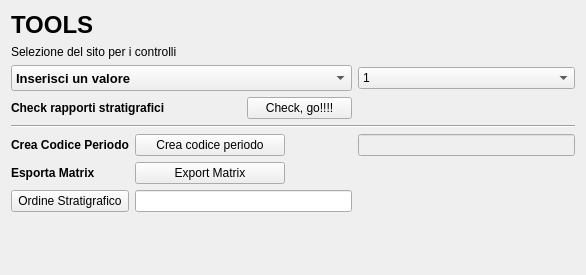
             <widget class="QWidget" name="page">
              <property name="geometry">
               <rect>
                <x>0</x>
                <y>0</y>
                <width>586</width>
                <height>275</height>
               </rect>
              </property>
              <attribute name="label">
               <string>Sistemi di controllo</string>
              </attribute>
              <layout class="QGridLayout" name="gridLayout_20">
               <item row="0" column="0">
                <widget class="QLabel" name="label_36">
                 <property name="font">
                  <font>
                   <pointsize>18</pointsize>
                   <weight>75</weight>
                   <bold>true</bold>
                  </font>
                 </property>
                 <property name="text">
                  <string>TOOLS</string>
                 </property>
                </widget>
               </item>
               <item row="1" column="0" colspan="2">
                <widget class="QLabel" name="label_9">
                 <property name="text">
                  <string>Selezione del sito per i controlli</string>
                 </property>
                </widget>
               </item>
               <item row="2" column="0" colspan="3">
                <widget class="QComboBox" name="comboBox_sito_rappcheck">
                 <property name="enabled">
                  <bool>true</bool>
                 </property>
                 <property name="minimumSize">
                  <size>
                   <width>341</width>
                   <height>26</height>
                  </size>
                 </property>
                 <property name="font">
                  <font>
                   <pointsize>10</pointsize>
                   <weight>75</weight>
                   <bold>true</bold>
                  </font>
                 </property>
                 <property name="mouseTracking">
                  <bool>true</bool>
                 </property>
                 <property name="editable">
                  <bool>false</bool>
                 </property>
                 <property name="maxVisibleItems">
                  <number>99999</number>
                 </property>
                 <property name="maxCount">
                  <number>2147483647</number>
                 </property>
                 <item>
                  <property name="text">
                   <string>Inserisci un valore</string>
                  </property>
                 </item>
                </widget>
               </item>
               <item row="3" column="0" colspan="2">
                <widget class="QLabel" name="label_70">
                 <property name="font">
                  <font>
                   <weight>75</weight>
                   <bold>true</bold>
                  </font>
                 </property>
                 <property name="text">
                  <string>Check rapporti stratigrafici</string>
                 </property>
                </widget>
               </item>
               <item row="6" column="0">
                <widget class="QLabel" name="label_48">
                 <property name="font">
                  <font>
                   <weight>75</weight>
                   <bold>true</bold>
                  </font>
                 </property>
                 <property name="text">
                  <string>Crea Codice Periodo</string>
                 </property>
                </widget>
               </item>
               <item row="6" column="1" colspan="2">
                <widget class="QPushButton" name="pushButton_crea_codice_periodo">
                 <property name="maximumSize">
                  <size>
                   <width>150</width>
                   <height>16777215</height>
                  </size>
                 </property>
                 <property name="font">
                  <font>
                   <pointsize>9</pointsize>
                  </font>
                 </property>
                 <property name="toolTip">
                  <string>Crea codice periodo</string>
                 </property>
                 <property name="text">
                  <string>Crea codice periodo</string>
                 </property>
                 <property name="icon">
                  <iconset resource="resources.qrc">
                   <normaloff>:/icons/sheet.png</normaloff>:/images/sheet.png</iconset>
                 </property>
                </widget>
               </item>
               <item row="6" column="3">
                <widget class="QLineEdit" name="lineEdit_codice_periodo">
                 <property name="enabled">
                  <bool>false</bool>
                 </property>
                </widget>
               </item>
               <item row="7" column="0">
                <widget class="QLabel" name="label_45">
                 <property name="font">
                  <font>
                   <weight>75</weight>
                   <bold>true</bold>
                  </font>
                 </property>
                 <property name="text">
                  <string>Esporta Matrix</string>
                 </property>
                </widget>
               </item>
               <item row="7" column="1" colspan="2">
                <widget class="QPushButton" name="pushButton_export_matrix">
                 <property name="maximumSize">
                  <size>
                   <width>150</width>
                   <height>16777215</height>
                  </size>
                 </property>
                 <property name="font">
                  <font>
                   <pointsize>9</pointsize>
                  </font>
                 </property>
                 <property name="toolTip">
                  <string>Export Matrix</string>
                 </property>
                 <property name="text">
                  <string>Export Matrix</string>
                 </property>
                 <property name="icon">
                  <iconset resource="resources.qrc">
                   <normaloff>:/icons/sheet.png</normaloff>:/images/sheet.png</iconset>
                 </property>
                </widget>
               </item>
               <item row="8" column="0">
                <widget class="QPushButton" name="pushButton_orderLayers">
                 <property name="font">
                  <font>
                   <pointsize>9</pointsize>
                  </font>
                 </property>
                 <property name="text">
                  <string>Ordine Stratigrafico</string>
                 </property>
                </widget>
               </item>
               <item row="8" column="1" colspan="2">
                <widget class="QLineEdit" name="lineEditOrderLayer">
                 <property name="enabled">
                  <bool>true</bool>
                 </property>
                </widget>
               </item>
               <item row="9" column="2">
                <spacer name="verticalSpacer_3">
                 <property name="orientation">
                  <enum>Qt::Vertical</enum>
                 </property>
                 <property name="sizeHint" stdset="0">
                  <size>
                   <width>20</width>
                   <height>209</height>
                  </size>
                 </property>
                </spacer>
               </item>
               <item row="2" column="3">
                <widget class="QComboBox" name="comboBox_area_rappcheck">
                 <item>
                  <property name="text">
                   <string>1</string>
                  </property>
                 </item>
                 <item>
                  <property name="text">
                   <string>2</string>
                  </property>
                 </item>
                 <item>
                  <property name="text">
                   <string>3</string>
                  </property>
                 </item>
                 <item>
                  <property name="text">
                   <string>4</string>
                  </property>
                 </item>
                 <item>
                  <property name="text">
                   <string>5</string>
                  </property>
                 </item>
                 <item>
                  <property name="text">
                   <string>6</string>
                  </property>
                 </item>
                 <item>
                  <property name="text">
                   <string>7</string>
                  </property>
                 </item>
                 <item>
                  <property name="text">
                   <string>8</string>
                  </property>
                 </item>
                 <item>
                  <property name="text">
                   <string>9</string>
                  </property>
                 </item>
                 <item>
                  <property name="text">
                   <string>10</string>
                  </property>
                 </item>
                </widget>
               </item>
               <item row="3" column="2">
                <widget class="QPushButton" name="pushButton_rapp_check">
                 <property name="font">
                  <font>
                   <pointsize>9</pointsize>
                  </font>
                 </property>
                 <property name="toolTip">
                  <string>Check, go!!!!</string>
                 </property>
                 <property name="text">
                  <string>Check, go!!!!</string>
                 </property>
                 <property name="icon">
                  <iconset resource="resources.qrc">
                   <normaloff>:/icons/sheet.png</normaloff>:/images/sheet.png</iconset>
                 </property>
                </widget>
               </item>
               <item row="4" column="0" colspan="4">
                <widget class="Line" name="line">
                 <property name="orientation">
                  <enum>Qt::Horizontal</enum>
                 </property>
                </widget>
               </item>
              </layout>
             </widget>
